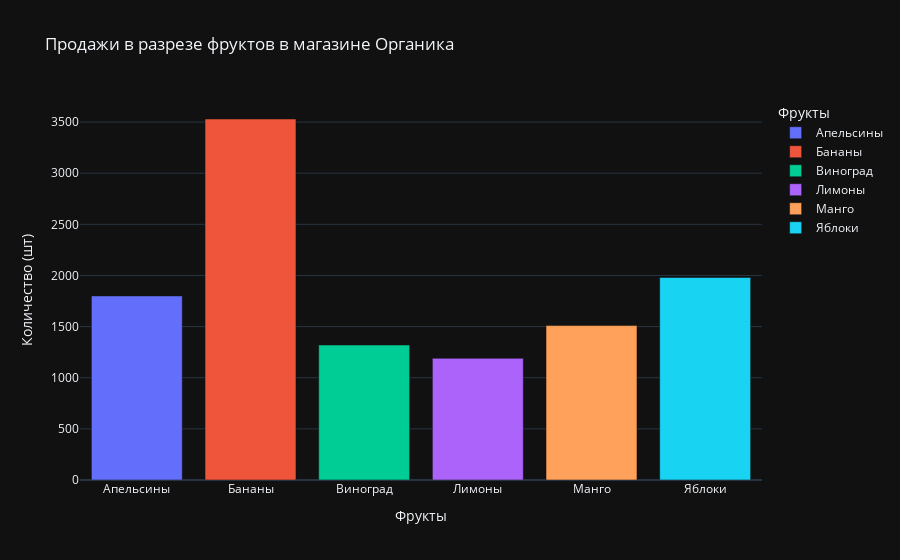

The cell this chart's notebook holds for it:
### Code cell
fig5 = px.bar(df_org, x='Фрукт', y="Количество",
              title='Продажи в разрезе фруктов в магазине Органика',
              labels={"Фрукт": "Фрукты", 'Количество': 'Количество (шт)'}, color='Фрукт')
fig5.show()

### Figure 1 — Plotly figure (JSON) as saved in the notebook; plotly's stock layout.template omitted (floating-point values rounded to 4 significant figures)
{"data": [{"alignmentgroup": "True", "hovertemplate": "Фрукты=%{x}<br>Количество (шт)=%{y}<extra></extra>", "legendgroup": "Апельсины", "marker": {"color": "#636efa", "pattern": {"shape": ""}}, "name": "Апельсины", "offsetgroup": "Апельсины", "orientation": "v", "showlegend": true, "textposition": "auto", "x": ["Апельсины"], "xaxis": "x", "y": [1800], "yaxis": "y", "type": "bar"}, {"alignmentgroup": "True", "hovertemplate": "Фрукты=%{x}<br>Количество (шт)=%{y}<extra></extra>", "legendgroup": "Бананы", "marker": {"color": "#EF553B", "pattern": {"shape": ""}}, "name": "Бананы", "offsetgroup": "Бананы", "orientation": "v", "showlegend": true, "textposition": "auto", "x": ["Бананы"], "xaxis": "x", "y": [3530], "yaxis": "y", "type": "bar"}, {"alignmentgroup": "True", "hovertemplate": "Фрукты=%{x}<br>Количество (шт)=%{y}<extra></extra>", "legendgroup": "Виноград", "marker": {"color": "#00cc96", "pattern": {"shape": ""}}, "name": "Виноград", "offsetgroup": "Виноград", "orientation": "v", "showlegend": true, "textposition": "auto", "x": ["Виноград"], "xaxis": "x", "y": [1320], "yaxis": "y", "type": "bar"}, {"alignmentgroup": "True", "hovertemplate": "Фрукты=%{x}<br>Количество (шт)=%{y}<extra></extra>", "legendgroup": "Лимоны", "marker": {"color": "#ab63fa", "pattern": {"shape": ""}}, "name": "Лимоны", "offsetgroup": "Лимоны", "orientation": "v", "showlegend": true, "textposition": "auto", "x": ["Лимоны"], "xaxis": "x", "y": [1190], "yaxis": "y", "type": "bar"}, {"alignmentgroup": "True", "hovertemplate": "Фрукты=%{x}<br>Количество (шт)=%{y}<extra></extra>", "legendgroup": "Манго", "marker": {"color": "#FFA15A", "pattern": {"shape": ""}}, "name": "Манго", "offsetgroup": "Манго", "orientation": "v", "showlegend": true, "textposition": "auto", "x": ["Манго"], "xaxis": "x", "y": [1510], "yaxis": "y", "type": "bar"}, {"alignmentgroup": "True", "hovertemplate": "Фрукты=%{x}<br>Количество (шт)=%{y}<extra></extra>", "legendgroup": "Яблоки", "marker": {"color": "#19d3f3", "pattern": {"shape": ""}}, "name": "Яблоки", "offsetgroup": "Яблоки", "orientation": "v", "showlegend": true, "textposition": "auto", "x": ["Яблоки"], "xaxis": "x", "y": [1980], "yaxis": "y", "type": "bar"}], "layout": {"xaxis": {"anchor": "y", "domain": [0.0, 1.0], "title": {"text": "Фрукты"}, "categoryorder": "array", "categoryarray": ["Апельсины", "Бананы", "Виноград", "Лимоны", "Манго", "Яблоки"]}, "yaxis": {"anchor": "x", "domain": [0.0, 1.0], "title": {"text": "Количество (шт)"}}, "legend": {"title": {"text": "Фрукты"}, "tracegroupgap": 0}, "title": {"text": "Продажи в разрезе фруктов в магазине Органика"}, "barmode": "relative"}}
